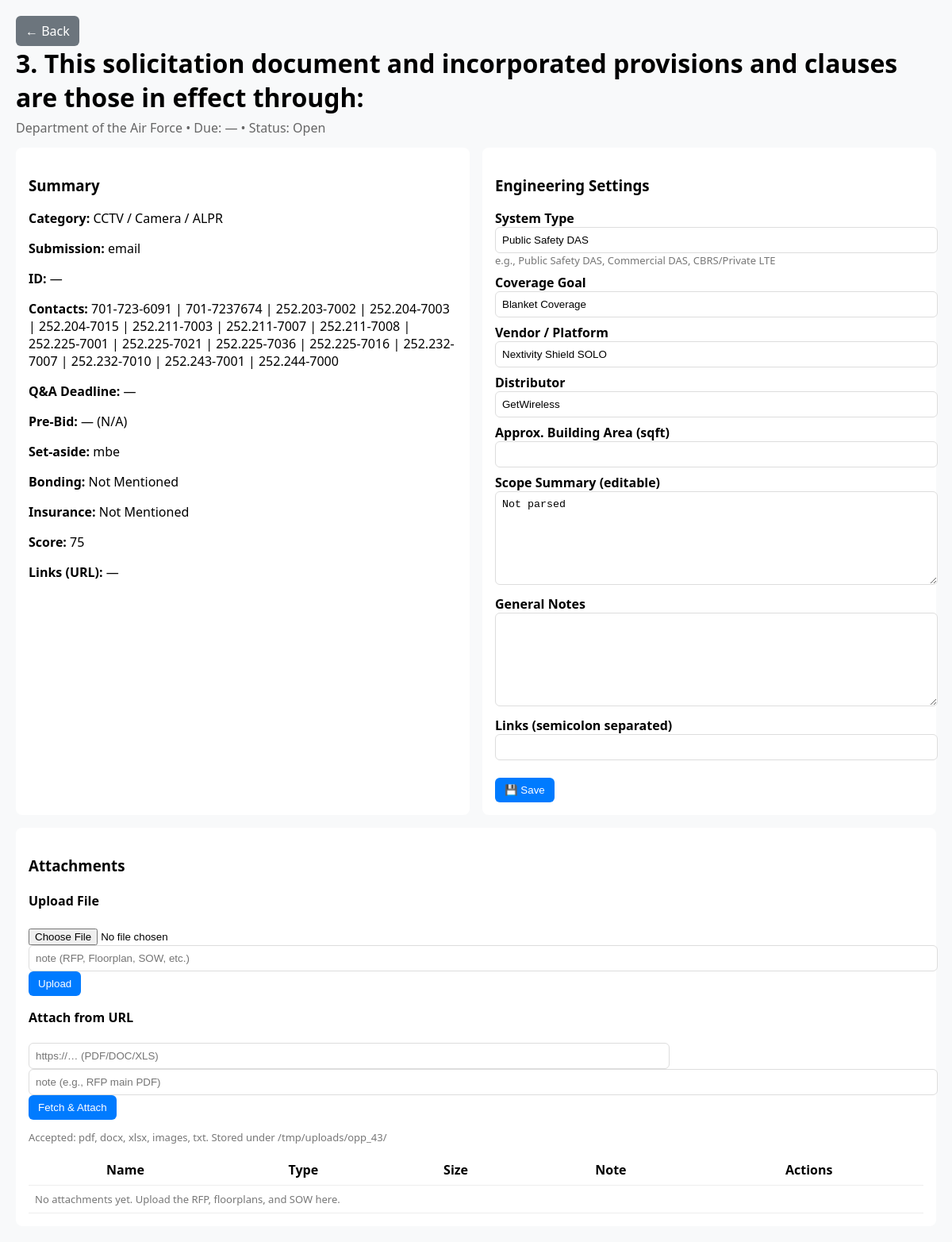
The page /opportunity/43 on the database its author committed.
### tables this page shows
CREATE TABLE opportunities (
            id INTEGER PRIMARY KEY AUTOINCREMENT,
            title TEXT,
            agency TEXT,
            source TEXT,
            solicitation_id TEXT,
            issue_date TEXT,
            due_date TEXT,
            category TEXT,
            url TEXT,
            budget REAL,
            budget_published REAL,
            my_costs REAL,
            capital_outlay REAL,
            summary TEXT,
            scope_of_work TEXT,
            requirements TEXT,
            poc TEXT,
            location TEXT,
            terms TEXT,
            critical_reqs TEXT,
            raw_text TEXT,
            ai_score INTEGER,
            human_score INTEGER,
            reasons TEXT,
            status TEXT,
            equipment_cost REAL,
            labor_cost REAL,
            admin_cost REAL,
            total_cost REAL,
            suggested_bid REAL,
            profit_margin REAL
        , contacts TEXT, submission_method TEXT, qna_deadline TEXT, prebid TEXT, prebid_required TEXT, set_aside TEXT, bonding TEXT, insurance TEXT, scope_summary TEXT, tech_requirements TEXT, external_id TEXT, system_type TEXT, coverage_goal TEXT, vendor TEXT, distributor TEXT, area_sqft REAL, rf_notes TEXT);

CREATE TABLE scores (
            id INTEGER PRIMARY KEY AUTOINCREMENT,
            opp_id INTEGER,
            ai_score INTEGER,
            human_score INTEGER,
            reasons TEXT
        , score INTEGER);

### app.py (the view)
@app.route("/opportunity/<int:opp_id>")
def opportunity_detail(opp_id):
    opp = _get_opportunity(opp_id)
    if not opp:
        abort(404)
    atts = _list_attachments(opp_id)
    if not opp.get("system_type") and ("public safety" in (opp.get("category","").lower())):
        opp["system_type"] = "Public Safety DAS"
    return render_template("opportunity.html", o=opp, attachments=atts)

### app.py (called while the page is built)
def get_db():
    conn = sqlite3.connect(DB_FILE)
    conn.row_factory = sqlite3.Row
    return conn

@app.before_request
def set_mode():
    if "training_mode" not in session:
        session["training_mode"] = True

def _get_opportunity(opp_id):
    conn = get_db()
    cur = conn.cursor()
    cur.execute("SELECT o.*, s.score FROM opportunities o LEFT JOIN scores s ON o.id = s.opp_id WHERE o.id=?", (opp_id,))
    row = cur.fetchone()
    conn.close()
    return dict(row) if row else None

def _list_attachments(opp_id):
    conn = get_db()
    cur = conn.cursor()
    cur.execute("SELECT * FROM attachments WHERE opp_id=? ORDER BY created_at DESC", (opp_id,))
    rows = [dict(r) for r in cur.fetchall()]
    conn.close()
    return rows

### templates/opportunity.html (shortened to what this page needs)
<!doctype html>
<html>
<head>
</head>
<body>
  <a href="{{ url_for('index') }}" class="btn btn-secondary">← Back</a>
  <h1>{{ o.title or 'Opportunity' }}</h1>
  <div class="sub">{{ o.agency }} • Due: {{ o.due_date or '—' }} • Status: {{ o.status }}</div>
  <div class="grid">
    <div class="card">
      <h3>Summary</h3>
      <p><strong>Category:</strong> {{ o.category or '—' }}</p>
      <p><strong>Submission:</strong> {{ o.submission_method or '—' }}</p>
      <p><strong>ID:</strong> {{ o.external_id or '—' }}</p>
      <p><strong>Contacts:</strong> {{ o.contacts or '—' }}</p>
      <p><strong>Q&A Deadline:</strong> {{ o.qna_deadline or '—' }}</p>
      <p><strong>Pre-Bid:</strong> {{ o.prebid or '—' }} {% if o.prebid_required %} ({{ o.prebid_required }}){% endif %}</p>
      <p><strong>Set-aside:</strong> {{ o.set_aside or '—' }}</p>
      <p><strong>Bonding:</strong> {{ o.bonding or '—' }}</p>
      <p><strong>Insurance:</strong> {{ o.insurance or '—' }}</p>
      <p><strong>Score:</strong> {{ o.score if o.score is not none else '—' }}</p>
      <p><strong>Links (URL):</strong>
        {% if o.url %}<a href="{{ o.url.split(';')[0] }}" target="_blank">{{ o.url.split(';')[0] }}</a>{% else %}—{% endif %}
      </p>
    </div>
    <div class="card">
      <h3>Engineering Settings</h3>
      <form method="POST" action="{{ url_for('opportunity_update', opp_id=o.id) }}">
        <label>System Type</label>
        <input type="text" name="system_type" value="{{ o.system_type or 'Public Safety DAS' }}">
        <div class="muted">e.g., Public Safety DAS, Commercial DAS, CBRS/Private LTE</div>
        <label>Coverage Goal</label>
        <input type="text" name="coverage_goal" value="{{ o.coverage_goal or 'Blanket Coverage' }}">
        <label>Vendor / Platform</label>
        <input type="text" name="vendor" value="{{ o.vendor or 'Nextivity Shield SOLO' }}">
        <label>Distributor</label>
        <input type="text" name="distributor" value="{{ o.distributor or 'GetWireless' }}">
        <label>Approx. Building Area (sqft)</label>
        <input type="text" name="area_sqft" value="{{ o.area_sqft or '' }}">
        <label>Scope Summary (editable)</label>
        <textarea name="scope_summary">{{ o.scope_summary or '' }}</textarea>
        <label>General Notes</label>
        <textarea name="rf_notes">{{ o.rf_notes or '' }}</textarea>
        <label>Links (semicolon separated)</label>
        <input type="text" name="url" value="{{ o.url or '' }}">
        <br><br><button class="btn" type="submit">💾 Save</button>
      </form>
    </div>
    <div class="card" style="grid-column: 1 / -1;">
      <h3>Attachments</h3>
      <h4>Upload File</h4>
      <form method="POST" action="{{ url_for('opportunity_attach', opp_id=o.id) }}" enctype="multipart/form-data">
        <input type="file" name="file" required>
        <input type="text" name="note" placeholder="note (RFP, Floorplan, SOW, etc.)">
        <button class="btn" type="submit">Upload</button>
      </form>
      <h4 style="margin-top:16px;">Attach from URL</h4>
      <form method="POST" action="{{ url_for('opportunity_attach_url', opp_id=o.id) }}">
        <input type="text" name="url" placeholder="https://… (PDF/DOC/XLS)" style="width:70%" required>
        <input type="text" name="note" placeholder="note (e.g., RFP main PDF)">
        <button class="btn" type="submit">Fetch & Attach</button>
      </form>
      <p class="muted">Accepted: pdf, docx, xlsx, images, txt. Stored under /tmp/uploads/opp_{{ o.id }}/</p>
      <table>
        <thead><tr><th>Name</th><th>Type</th><th>Size</th><th>Note</th><th>Actions</th></tr></thead>
        <tbody>
          {% for a in attachments %}
            <tr>
              <td>{{ a.original_name }}</td>
              <td>{{ a.mime }}</td>
              <td>{{ (a.size//1024) }} KB</td>
              <td>{{ a.note or '' }}</td>
              <td>
                <a href="{{ url_for('attachment_download', att_id=a.id) }}">⬇️ Download</a>
                <a href="{{ url_for('attachment_delete', att_id=a.id) }}" onclick="return confirm('Delete attachment?')">🗑 Delete</a>
                {% if a.source_url %}<br><span class="muted">src: <a href="{{ a.source_url }}" target="_blank">link</a></span>{% endif %}
              </td>
            </tr>
          {% else %}
            <tr><td colspan="5" class="muted">No attachments yet. Upload the RFP, floorplans, and SOW here.</td></tr>
          {% endfor %}
        </tbody>
      </table>
    </div>
  </div>
</body>
</html>

### templates/opportunity.html (style rules this page uses)
body { font-family: system-ui, Arial; margin: 20px; background:#f8f9fa; }
h1 { margin:0 0 6px 0; }
.sub { color:#666; margin-bottom:14px; }
.grid { display:grid; grid-template-columns: 1fr 1fr; gap:16px; }
.card { background:#fff; padding:16px; border-radius:8px; }
label { display:block; font-weight:600; margin-top:8px; }
input[type=text], textarea { width:100%; padding:8px; border:1px solid #ddd; border-radius:6px; }
textarea { height:100px; }
.btn { display:inline-block; padding:8px 12px; border-radius:6px; text-decoration:none; background:#007bff; color:#fff; border:0; cursor:pointer; }
.btn-secondary { background:#6c757d; }
.muted { color:#777; font-size:13px; }
table { width:100%; border-collapse: collapse; }
th, td { border-bottom:1px solid #eee; padding:8px; vertical-align: top; }

### rows shown on the page
opportunities: title "3. This solicitation document and incorporated provisions and clauses are those in effect through:", agency "Department of the Air Force", due_date "—", status "Open", category "CCTV / Camera / ALPR", submission_method "email", external "—", contacts "701-723-6091 | 701-7237674 | 252.203-7002 | 252.204-7003 | 252.204-7015 | 252.211-7003 | 252.211-7007 | 252.211-7008 | 252.225-7001 | 252.225-7021 | 252.225-7036 | 252.225-7016 | 252.232-7007 | 252.232-7010 | 252.243-7001 | 252.244-7000", qna_deadline "—", prebid "—", prebid_required "N/A", set_aside "mbe", bonding "Not Mentioned", insurance "Not Mentioned", scope_summary "Not parsed", id "43"
scores: score "75"
